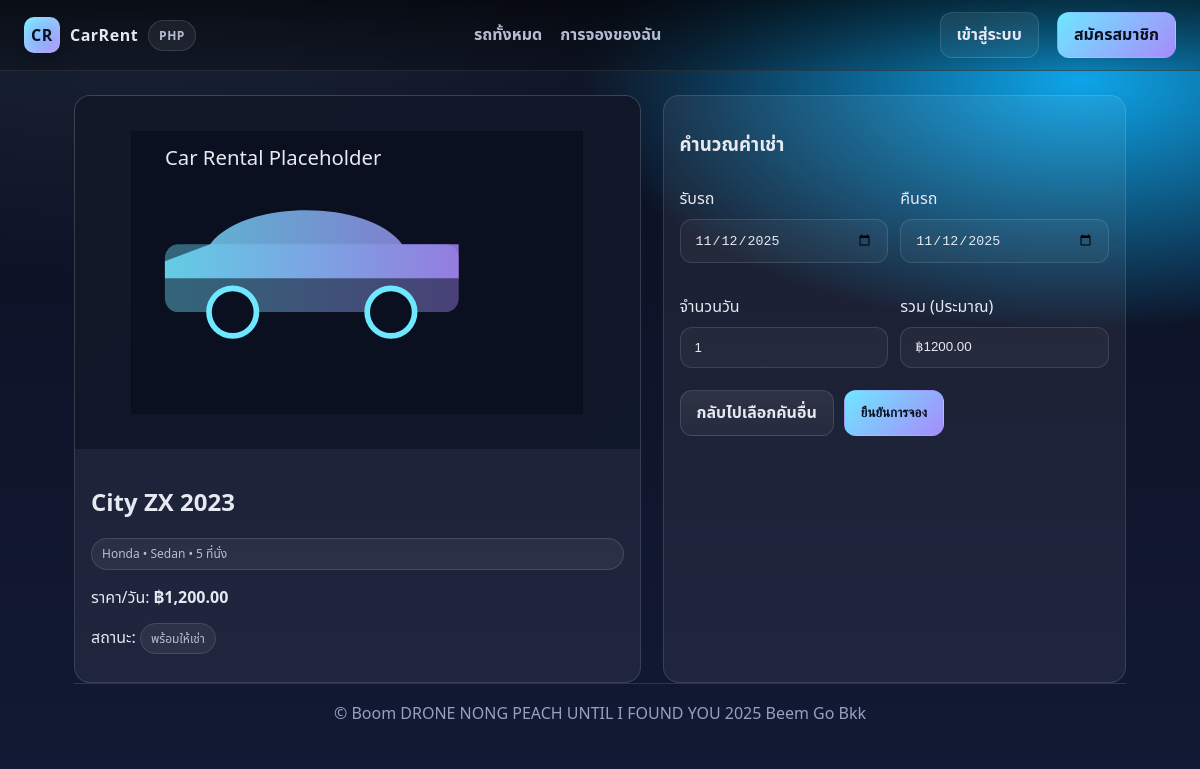
Screenshot of /public/car.php?id=1 with the database file from the repository.
### tables this page shows
CREATE TABLE IF NOT EXISTS cars(
  id INT AUTO_INCREMENT PRIMARY KEY,
  title VARCHAR(180) NOT NULL,
  brand VARCHAR(120) NOT NULL,
  seats TINYINT NOT NULL DEFAULT 4,
  type ENUM('Sedan','SUV','Hatchback','Pickup','EV') NOT NULL,
  price_per_day DECIMAL(10,2) NOT NULL,
  img_path VARCHAR(255) DEFAULT 'assets/img/placeholder-car.svg',
  status ENUM('available','maintenance') DEFAULT 'available',
  created_at TIMESTAMP DEFAULT CURRENT_TIMESTAMP
);

### public/helpers.php (called while the page is built, shortened)
<?php
function money($num){ return number_format((float)$num, 2); }
function h($s){ return htmlspecialchars($s ?? '', ENT_QUOTES, 'UTF-8'); }
?>

### public/car.php (the view, shortened to what this page needs)
<?php
include __DIR__.'/partials/head.php';
$id = (int)($_GET['id'] ?? 0);
$start = $_GET['start'] ?? '';
$end = $_GET['end'] ?? '';
$stmt = $pdo->prepare("SELECT * FROM cars WHERE id=?");
$stmt->execute([$id]);
$car = $stmt->fetch();
$days = $start && $end ? days_between($start,$end) : 0;
$total = $days ? $days * (float)$car['price_per_day'] : 0;
$available = true;
?>
<div class="grid" style="grid-template-columns:1.1fr .9fr; gap:22px">
  <div class="card">
    <div class="media"><img src="<?= h($car['img_path']) ?>" alt="" style="width:80%"></div>
    <div class="body">
      <h2><?= h($car['title']) ?></h2>
      <div class="badge"><?= h($car['brand']) ?> • <?= h($car['type']) ?> • <?= (int)$car['seats'] ?> ที่นั่ง</div>
      <p>ราคา/วัน: <b>฿<?= money($car['price_per_day']) ?></b></p>
      <p>สถานะ: <?= $car['status']==='available' ? '<span class="badge">พร้อมให้เช่า</span>' : '<span class="badge">อยู่ระหว่างซ่อมบำรุง</span>' ?></p>
    </div>
  </div>
  <div class="card">
    <div class="body">
      <h3>คำนวณค่าเช่า</h3>
      <form method="post" action="create_booking.php" class="grid" style="grid-template-columns:1fr 1fr; gap:12px">
  <div class="field">
    <label>รับรถ</label>
    <input class="input" type="date" id="start" name="start"
           value="<?= h($start) ?>" min="<?= date('Y-m-d') ?>" required>
  </div>
  <div class="field">
    <label>คืนรถ</label>
    <input class="input" type="date" id="end" name="end"
           value="<?= h($end) ?>" required>
  </div>
  <div class="field">
    <label>จำนวนวัน</label>
    <input class="input" id="days" value="<?= $days ?>" readonly>
  </div>
  <div class="field">
    <label>รวม (ประมาณ)</label>
    <input class="input" id="total" value="฿<?= money($total) ?>" readonly>
  </div>
  <div style="grid-column:1/3; display:flex; gap:10px">
    <a class="btn" href="<?= APP_URL ?>/cars.php">กลับไปเลือกคันอื่น</a>
    <button id="submitBtn" class="btn btn-primary" <?= (!$days||!$available)?'disabled':'' ?>>ยืนยันการจอง</button>
  </div>
</form>
    </div>
  </div>
</div>
<?php include __DIR__.'/partials/footer.php'; ?>

### public/assets/css/styles.css (style rules this page uses)
:root { --bg: #0b1020; --bg2: #121a35; --accent: #6ee7ff; --accent-2: #a78bfa; --text: #e6e9f2; --muted: #b6bdd3; --card: rgba(255,255,255,.06); --card-border: rgba(255,255,255,.12); --success:#22c55e; --danger:#ef4444; --warning:#f59e0b; }
* { box-sizing:border-box }
html,body { height:100% }
body { margin:0; font-family: ui-sans-serif, system-ui, -apple-system, Segoe UI, Roboto, 'TH Sarabun New', 'Noto Sans Thai', Arial, sans-serif; color: var(--text); background: radial-gradient(1200px 600px at 10% -10%, #1e293b 0%, transparent 60%), radial-gradient(1000px 500px at 90% 10%, #0ea5e9 0%, transparent 50%), linear-gradient(180deg, var(--bg), var(--bg2)); }
a { color:inherit;text-decoration:none }
.btn { padding:10px 16px;border-radius:12px;border:1px solid var(--card-border); background:linear-gradient(180deg, rgba(255,255,255,.08), rgba(255,255,255,.04)); color:var(--text);font-weight:700;transition:all .25s ease;display:inline-flex;gap:10px;align-items:center; }
.btn-primary { border-color:transparent;background:linear-gradient(135deg, var(--accent), var(--accent-2)); color:#0b1020 }
.badge { padding:6px 10px;border-radius:999px;background:var(--card);border:1px solid var(--card-border);font-size:12px;color:var(--muted) }
.grid { display:grid;gap:18px }
.card { border:1px solid var(--card-border); background:var(--card); border-radius:16px; overflow:hidden; transition: transform .25s ease, box-shadow .25s ease, border .25s ease; }
.card .media { aspect-ratio: 16/10; background:linear-gradient(135deg, #111827, #0f172a); display:grid; place-items:center }
.card .body { padding:16px }
.input, select, textarea { width:100%; padding:12px 14px; border-radius:12px; border:1px solid var(--card-border); background: rgba(255,255,255,.04); color: var(--text); }
.field { display:grid;gap:8px;margin:10px 0 }

### rows the page displays
cars: img_path (placeholder picture), title "City ZX 2023", brand "Honda", type "Sedan", seats "5", price_per_day "1,200.00"
